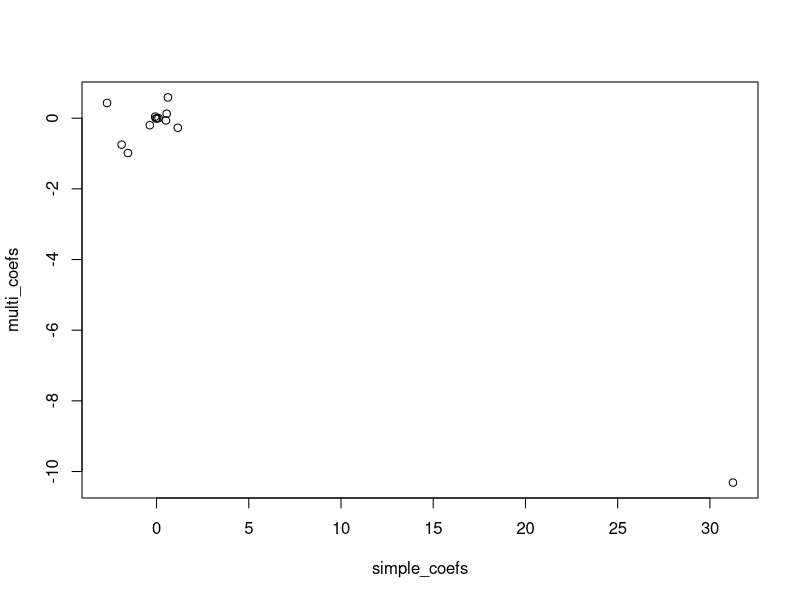

This chart was generated by the following R code:
## ---- chunk 1
library(MASS)
attach(Boston)
## ---- chunk 2
head(Boston)
## ---- chunk 3
lm_fit_zn <- lm(crim ~ zn)
summary(lm_fit_zn)
## ---- chunk 4
lm_fit_indus <- lm(crim ~ indus)
summary(lm_fit_indus)
## ---- chunk 5
lm_fit_chas <- lm(crim ~ chas)
summary(lm_fit_chas)
## ---- chunk 6
lm_fit_nox <- lm(crim ~ nox)
summary(lm_fit_nox)
## ---- chunk 7
lm_fit_rm <- lm(crim ~ rm)
summary(lm_fit_rm)
## ---- chunk 8
lm_fit_age <- lm(crim ~ age)
summary(lm_fit_age)
## ---- chunk 9
lm_fit_dis <- lm(crim ~ dis)
summary(lm_fit_dis)
## ---- chunk 10
lm_fit_rad <- lm(crim ~ rad)
summary(lm_fit_rad)
## ---- chunk 11
lm_fit_tax <- lm(crim ~ tax)
summary(lm_fit_tax)
## ---- chunk 12
lm_fit_ptratio <- lm(crim ~ ptratio)
summary(lm_fit_ptratio)
## ---- chunk 13
lm_fit_black <- lm(crim ~ black)
summary(lm_fit_black)
## ---- chunk 14
lm_fit_lstat <- lm(crim ~ lstat)
summary(lm_fit_lstat)
## ---- chunk 15
lm_fit_medv <- lm(crim ~ medv)
summary(lm_fit_medv)
## ---- chunk 16
lm_fit_multi <- lm(crim~., data=Boston)
summary(lm_fit_multi)
## ---- chunk 17
col_names <- colnames(Boston)[-1]
get_coef <- function(name) {
  coefficients(get(paste("lm_fit_", name, sep="")))[2]
}
simple_coefs <- sapply(col_names, get_coef)
simple_coefs
## ---- chunk 18
multi_coefs <- coefficients(lm_fit_multi)[-1]
multi_coefs
## ---- chunk 19
plot(simple_coefs, multi_coefs)
## ---- chunk 20
lm_fit_poly_zn <- lm(crim ~ poly(zn, 3))
summary(lm_fit_poly_zn)
## ---- chunk 21
lm_fit_poly_indus <- lm(crim ~ poly(indus, 3))
summary(lm_fit_poly_indus)
## ---- chunk 22
lm_fit_poly_nox <- lm(crim ~ poly(nox, 3))
summary(lm_fit_poly_nox)
## ---- chunk 23
lm_fit_poly_rm <- lm(crim ~ poly(rm, 3))
summary(lm_fit_poly_rm)
## ---- chunk 24
lm_fit_poly_age <- lm(crim ~ poly(age, 3))
summary(lm_fit_poly_age)
## ---- chunk 25
lm_fit_poly_dis <- lm(crim ~ poly(dis, 3))
summary(lm_fit_poly_dis)
## ---- chunk 26
lm_fit_poly_rad <- lm(crim ~ poly(rad, 3))
summary(lm_fit_poly_rad)
## ---- chunk 27
lm_fit_poly_tax <- lm(crim ~ poly(tax, 3))
summary(lm_fit_poly_tax)
## ---- chunk 28
lm_fit_poly_ptratio <- lm(crim ~ poly(ptratio, 3))
summary(lm_fit_poly_ptratio)
## ---- chunk 29
lm_fit_poly_black <- lm(crim ~ poly(black, 3))
summary(lm_fit_poly_black)
## ---- chunk 30
lm_fit_poly_lstat <- lm(crim ~ poly(lstat, 3))
summary(lm_fit_poly_lstat)
## ---- chunk 31
lm_fit_poly_medv <- lm(crim ~ poly(medv, 3))
summary(lm_fit_poly_medv)
